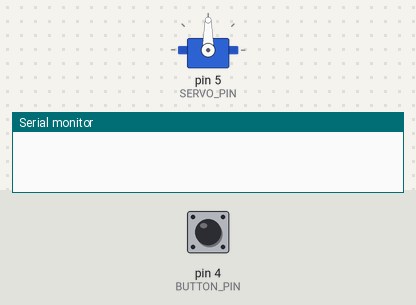
Bench run of a sketch on a simulated Arduino Uno, built with avr-gcc and run on an emulated ATmega328P. Shown: servo, the last lines printed to the serial monitor. The inputs (shaded band) are chosen by the test bench; at power-on: pin 4 (BUTTON_PIN) LOW.

Above: at 1.2 s.
1.3 s: pin 4 (BUTTON_PIN) pulled HIGH for 3.2 s
At 1.9 s:
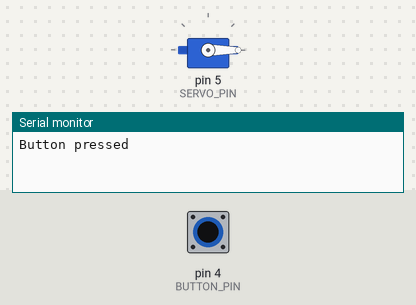
6.8 s: pin 4 (BUTTON_PIN) pulled HIGH for 0.15 s
At 9.6 s:
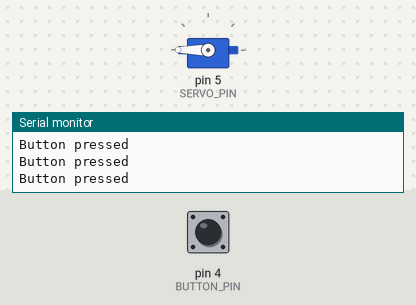
9.9 s: pin 4 (BUTTON_PIN) pulled HIGH for 1 s
At 10.9 s:
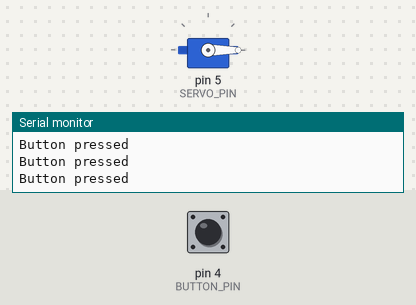
Timing chart, 0 to 13.4 s (numbered marks = the images above; inputs shaded):
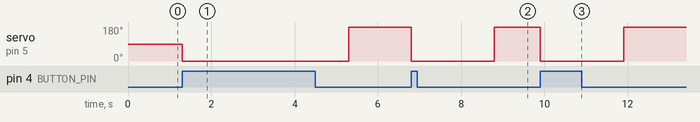

The sketch:

trykkluft.ino
```cpp
#include <Servo.h>

// Define the pins
#define BUTTON_PIN 4
#define SERVO_PIN 5

// Create a servo object
Servo servoMotor;

// Variable to track if the button was pressed
bool buttonPressed = false;

void setup() {
  // Initialize the button pin as input
  pinMode(BUTTON_PIN, INPUT);

  // Attach the servo to its pin
  servoMotor.attach(SERVO_PIN);

  Serial.begin(9600);
}

void loop() {
  // Check if the button is pressed
  if (digitalRead(BUTTON_PIN) == HIGH && !buttonPressed) {
    // Button is pressed for the first time
    buttonPressed = true;
    Serial.println("Button pressed");
    // Rotate servo 30 degrees clockwise
    servoMotor.write(0); // Open valve with pressurized air
    delay(2000); // Wait for 2 seconds
    servoMotor.write(180); // Reset to resting position

    // Button is released
    buttonPressed = false;
  }
}
```

Measured:
- after the input at 1.3 s, servo on pin 5 (SERVO_PIN): 90° → 0° at once, → 180° 4.0 s later
- after the input at 6.8 s, servo on pin 5 (SERVO_PIN): 180° → 0° at once, → 180° 2.0 s later
- after the input at 9.9 s, servo on pin 5 (SERVO_PIN): 180° → 0° at once, → 180° 2.0 s later
